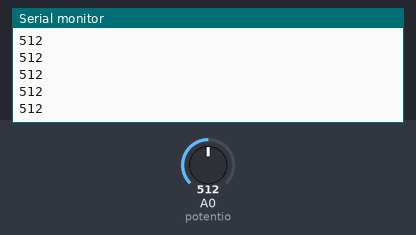
A sketch run on a simulated Arduino Uno, built with avr-gcc and run on an emulated ATmega328P. Shown: the last lines printed to the serial monitor. Inputs (shaded band) come from the test bench; at power-on: A0 (potentio) = 512.

Above: at 1.2 s.
1.3 s: A0 (potentio) set to 716
At 1.37 s:
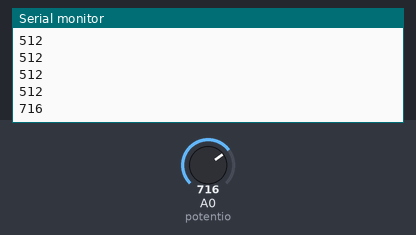
2.8 s: A0 (potentio) set to 900
At 2.83 s:
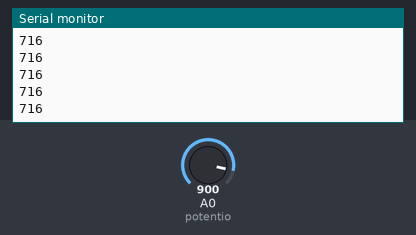
Timing chart, 0 to 5.8 s (numbered marks = the images above; inputs shaded):
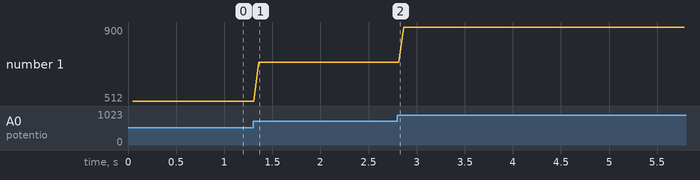

The sketch:

EXO_1_4.ino
```cpp
int potentio = A0;// variable en entier associer au port analogique 0
int potentio_lu = 0;//variable en entier prend la valeur 0
void setup() {//boucle réalisé 1 fois

  pinMode(potentio, INPUT);//initialisation du port A0 comme une entrée
  Serial.begin(9600);//commencer le moniteur

}

void loop() {//boucle répétable
  potentio_lu = analogRead(potentio);// mettre la lecture de potentio dans la variable potentio_lu
  delay(50);//attendre 50ms
  Serial.println(potentio_lu);//afficher sur le moniteur les valeur de potentio_lu ,toujours sur la ligne en desous

}
```

Measured:
- after the input at 1.3 s, the serial monitor: prints a new line after 0.06 s (image 1)
- plotted number 1: 512 → 716 after the input at 1.3 s, 716 → 900 after the input at 2.8 s
